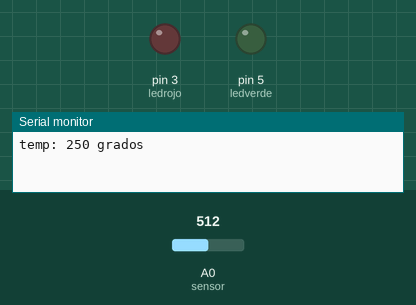
Simulated run of this sketch. Board: Arduino Uno, built with avr-gcc and run on an emulated ATmega328P. Shown: output pins drawn as LEDs (lit = HIGH), the last lines printed to the serial monitor. Inputs (shaded band) come from the test bench; at power-on: A0 (sensor) = 512.

Above: at 0.1 s.
At 0.7 s:
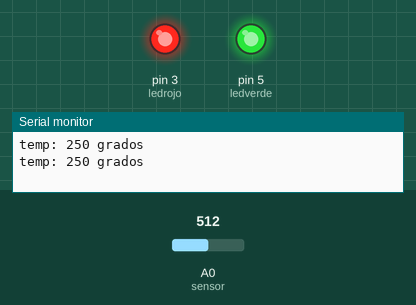
Timing chart, 0 to 2.2 s (numbered marks = the images above):
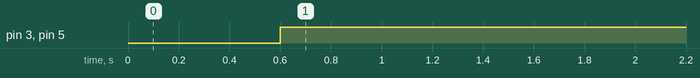

Measured:
- by itself, pin 3 (ledrojo), pin 5 (ledverde): LOW → HIGH at 0.60 s

The sketch:

Temperatura.ino
```cpp
const int ledrojo = 3; // led conectado al pin 3
const int ledverde = 5; // led conectado al pin 5
const int sensor = 0; // Sensor temperatura
long milivolt;
long temp;
int brillo;
void setup() {
  pinMode (3, OUTPUT);// LED DE SALIDA ROJO
  pinMode (5, OUTPUT);// LED DE SALIDA VERDE
  Serial.begin(9600);  //inicio de la comuniccion serial

}

void loop() {
  // put your main code here, to run repeatedly:
milivolt = (analogRead(sensor) * 5000L) / 1023; // calcula los mV en la entrada
temp = milivolt / 10;

Serial.print("temp: ");
Serial.print(temp);
Serial.println(" grados");
delay (600);

brillo = map(temp, 20, 30, 0, 255); // ajustamos la escala de temperatura para usar analogwrite
brillo = constrain(brillo,0,255); //limitar rango de brillo

analogWrite(ledrojo, brillo);
analogWrite(ledverde, brillo);

//if((temp >= 24)){
//      digitalWrite(3,HIGH); // led rojo
//      digitalWrite(5,LOW); // led verde
//    }

//    else {

//    if((temp <= 23)){
//      digitalWrite(5,HIGH); // led verde
//      digitalWrite(3,LOW); // led verde
//   }
//    }

}
```
